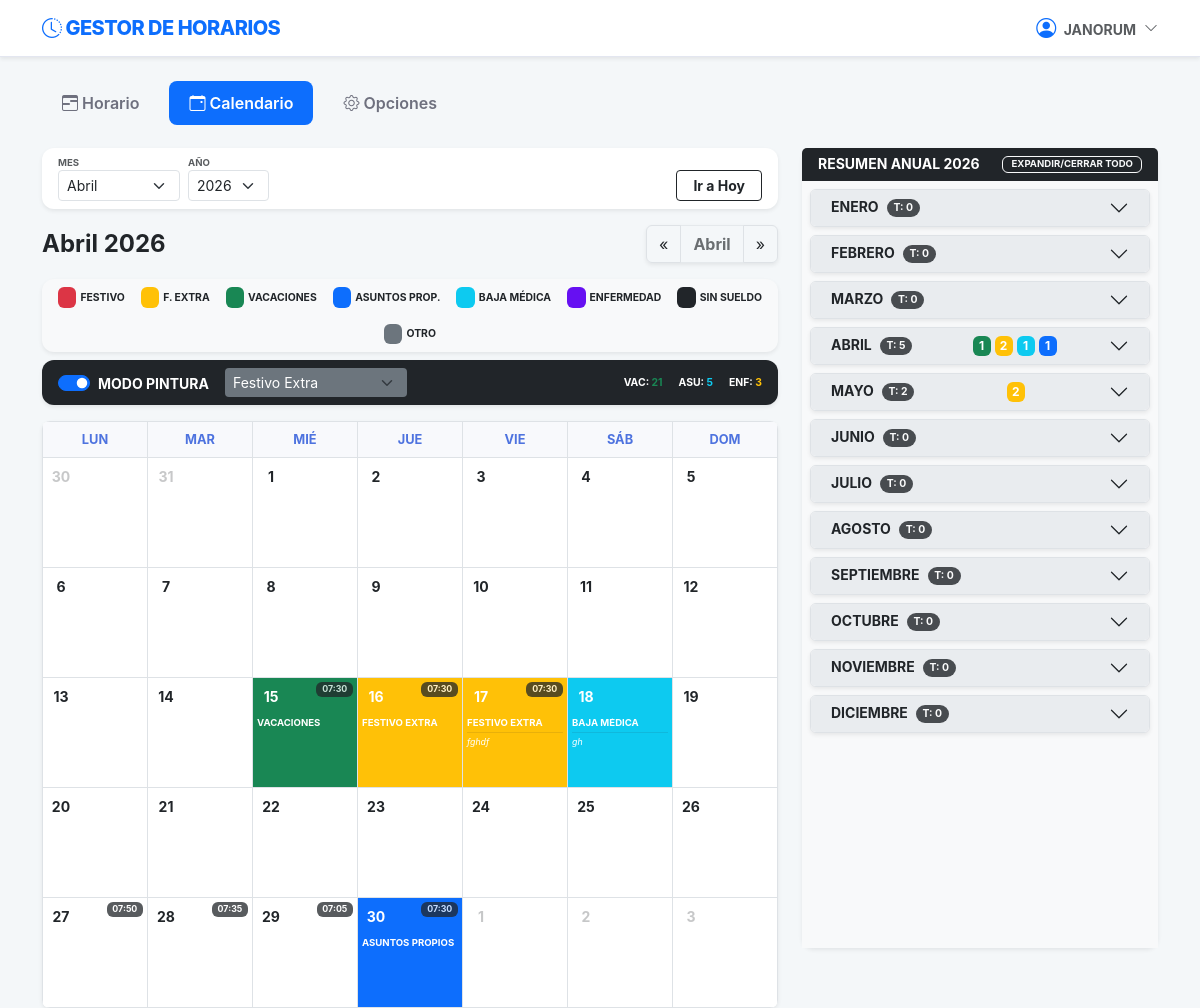
Page /calendario/?mes=4&año=2026 (signed in) on the earlier database version.
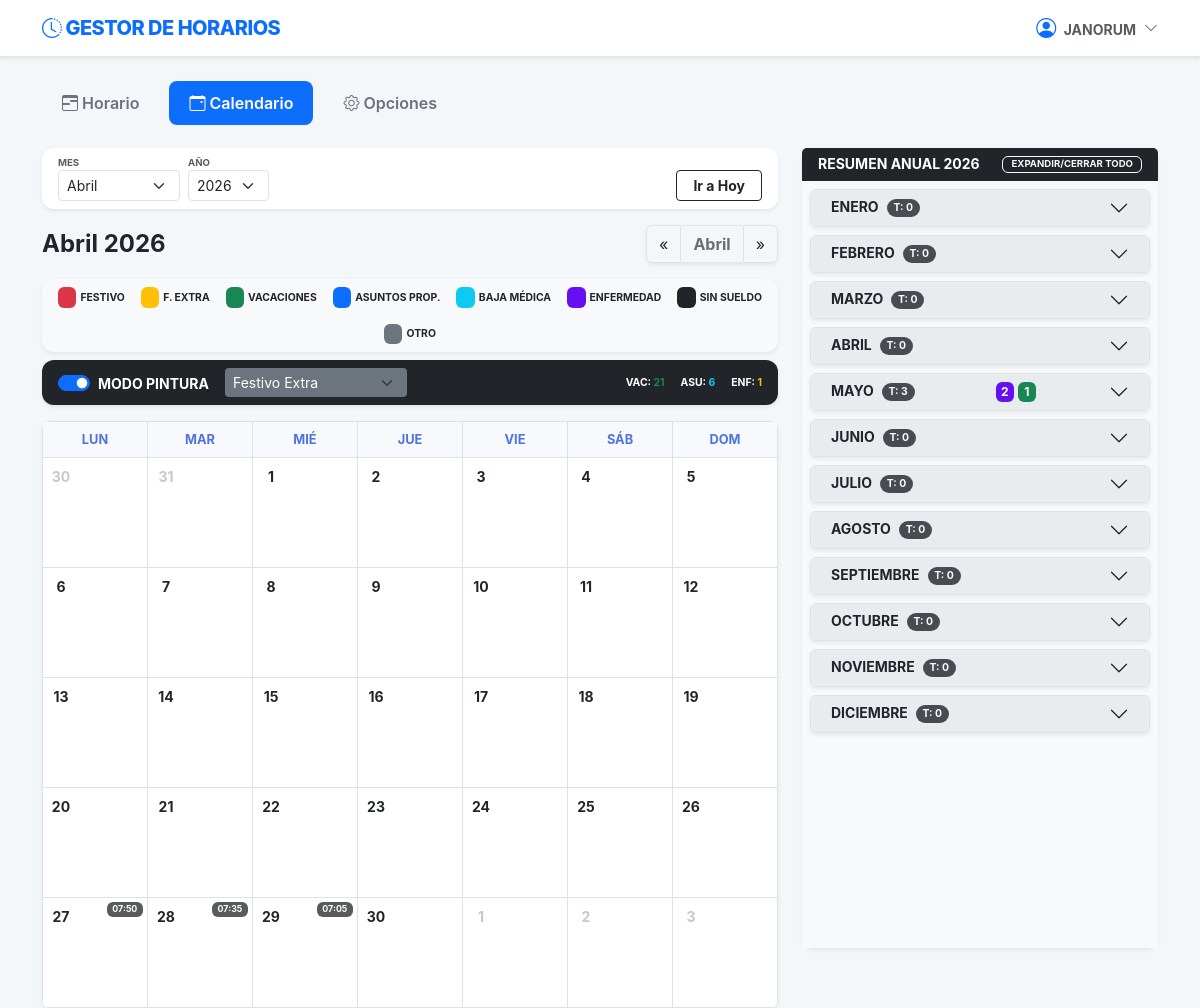
Same page on the later database version.
### apps/opciones/models.py (models this page shows, shortened)
class SaldoDias(models.Model):
    usuario = models.ForeignKey(User, on_delete=models.CASCADE, related_name='saldos')
    anio = models.IntegerField(default=2026)
    vacaciones_libres_totales = models.IntegerField(default=4)
    vacaciones_bloques_totales = models.IntegerField(default=18)
    asuntos_propios_totales = models.IntegerField(default=6)
    enfermedad_sin_justificar_totales = models.IntegerField(default=3)
    vacaciones_libres_disfrutadas = models.IntegerField(default=0)
    vacaciones_bloques_disfrutadas = models.IntegerField(default=0)
    asuntos_disfrutados = models.IntegerField(default=0)
    enfermedad_sin_justificar_disfrutados = models.IntegerField(default=0)
    class Meta:
        unique_together = ['usuario', 'anio']
        verbose_name = "Saldo de Días"
        verbose_name_plural = "Saldos de Días"
    @property
    def vacaciones_totales(self):
        return self.vacaciones_libres_totales + self.vacaciones_bloques_totales
    @property
    def vacaciones_disfrutadas(self):
        return self.vacaciones_libres_disfrutadas + self.vacaciones_bloques_disfrutadas
    @property
    def vacaciones_restantes(self):
        return max(0, self.vacaciones_totales - self.vacaciones_disfrutadas)
    @property
    def asuntos_restantes(self):
        return max(0, self.asuntos_propios_totales - self.asuntos_disfrutados)
    @property
    def enfermedad_sin_justificar_restantes(self):
        return max(0, self.enfermedad_sin_justificar_totales - self.enfermedad_sin_justificar_disfrutados)

### apps/calendario/models.py (models this page shows, shortened)
class EventoCalendario(models.Model):
    TIPO_CHOICES = [
        ('FESTIVO', 'Festivo Extra'),
        ('VACACIONES', 'Vacaciones'),
        ('ASUNTOS_PROPIOS', 'Asuntos Propios'),
        ('BAJA', 'Baja Médica'),
        ('ENFERMEDAD', 'Enfermedad Puntual'),
        ('SIN_SUELDO', 'Día sin Sueldo'),
        ('OTRO', 'Otro'),
    ]
    usuario = models.ForeignKey(User, on_delete=models.CASCADE, related_name='eventos_calendario')
    fecha = models.DateField() # Quitamos unique=True para que varios usuarios puedan tener la misma fecha
    tipo = models.CharField(max_length=20, choices=TIPO_CHOICES, default='FESTIVO')
    descripcion = models.CharField(max_length=100, blank=True)
    class Meta:
        verbose_name = "Evento de Calendario"
        verbose_name_plural = "Eventos de Calendario"
        unique_together = ['usuario', 'fecha'] # Un usuario no puede repetir evento el mismo día

### apps/calendario/views.py (the view)
# urls.py: path('', views.CalendarioView.as_view(), name='ver_calendario'),
class CalendarioView(LoginRequiredMixin, View):
    template_name = 'calendario/calendario.html'
    def get(self, request, *args, **kwargs):
        hoy = date.today()
        try:
            año = int(request.GET.get('año', hoy.year))
            mes = int(request.GET.get('mes', hoy.month))
        except ValueError:
            año, mes = hoy.year, hoy.month
        if mes > 12:
            mes = 1
            año += 1
        elif mes < 1:
            mes = 12
            año -= 1
        datos = CalendarioService.obtener_mes(año, mes, request.user)
        nombres_meses = [
            "Enero", "Febrero", "Marzo", "Abril", "Mayo", "Junio",
            "Julio", "Agosto", "Septiembre", "Octubre", "Noviembre", "Diciembre"
        ]
        context = {
            'semanas': datos['semanas'],
            'resumen_anual': datos['resumen_anual'],
            'tipos_opciones': datos['tipos_opciones'],
            'saldo': datos['saldo'],  # Objeto con vacaciones_restantes y asuntos_restantes
            'nombre_mes': nombres_meses[mes-1],
            'año': año,
            'mes': mes,
            'range_años': range(hoy.year - 5, hoy.year + 6),
            'año_hoy': hoy.year,
            'mes_hoy': hoy.month,
            'usuario': request.user,
        }
        return render(request, self.template_name, context)

### apps/horario/services/horario_service.py (called while the page is built)
    @staticmethod
    def hhmm_a_decimal(hora: Union[time, str, None]) -> float:
        if not hora:
            return 0.0
        if isinstance(hora, str):
            try:
                h, m = map(int, hora.split(':'))
                return h + (m / 60.0)
            except (ValueError, AttributeError, IndexError):
                return 0.0
        return hora.hour + (hora.minute / 60.0)

    @staticmethod
    def decimal_a_hhmm(horas_decimales: float) -> str:
        if horas_decimales <= 0:
            return "00:00"
        horas = int(horas_decimales)
        minutos = int(round((horas_decimales - horas) * 60))
        if minutos == 60:
            horas += 1
            minutos = 0
        return f"{horas:02d}:{minutos:02d}"

    @classmethod
    def calcular_total_dia(cls, registro) -> float:
        if not registro:
            return 0.0
        config = cls.obtener_config_por_fecha(registro.usuario, registro.fecha)
        h_m, h_t = cls.calcular_horas_reales(registro, config, registro.fecha)
        return h_m + h_t

### apps/calendario/templates/calendario/calendario.html (shortened to what the changed rows need)
{% extends "base.html" %}
{% block content %}
<div class="row g-4">
    <div class="col-xl-8">
        <div class="card shadow-sm border-0 mb-3 bg-dark text-white">
            <div class="card-body py-2 d-flex align-items-center justify-content-between">
                <div class="small fw-bold text-uppercase d-flex gap-3" style="font-size: 0.65rem;">
                    <span>VAC: <span id="val-vac" class="text-success">{{ saldo.vacaciones_restantes }}</span></span>
                    <span>ASU: <span id="val-asu" class="text-info">{{ saldo.asuntos_restantes }}</span></span>
                    <span>ENF: <span id="val-enf" class="text-warning">{{ saldo.enfermedad_sin_justificar_restantes }}</span></span>
                </div>
            </div>
        </div>
        <div class="card shadow-sm border-0 rounded-3 overflow-hidden" id="contenedorCalendario">
            <table class="table table-bordered mb-0 text-center" style="table-layout: fixed; user-select: none;">
                <thead class="bg-light small fw-bold text-muted">
                    <tr>
                        <th>LUN</th><th>MAR</th><th>MIÉ</th><th>JUE</th><th>VIE</th><th>SÁB</th><th>DOM</th>
                    </tr>
                </thead>
                <tbody>
                    {% for semana in semanas %}
                    <tr style="height: 110px;">
                        {% for dia in semana %}
                        <td id="celda-{{ dia.fecha }}"
                            class="p-0 position-relative dia-calendario modo-pincel {{ dia.tipo_raw }} {% if not dia.es_mes_actual %}opacity-25{% endif %} {% if dia.es_hoy %}dia-hoy{% endif %}"
                            style="cursor: pointer; vertical-align: top;"
                            data-fecha="{{ dia.fecha }}"
                            data-dia-semana="{{ forloop.counter }}"
                            data-es-oficial="{{ dia.es_oficial|yesno:'true,false' }}"
                            onmousedown="iniciarArrastre(this)"
                            onmouseenter="pintarEnArrastre(this)"
                            onclick="manejadorClickDia(this)">
                            <div class="p-1 h-100 d-flex flex-column text-start pointer-none">
                                <div class="d-flex justify-content-between align-items-start mb-1">
                                    <span class="fw-bold small numero-dia">{{ dia.dia }}</span>
                                    {% if dia.total_str %}
                                        <span class="badge bg-dark opacity-75" style="font-size:0.55rem; color: white !important;">{{ dia.total_str }}</span>
                                    {% endif %}
                                </div>
                                <div class="mt-1 d-flex flex-column info-dia">
                                    {% if dia.tipo_dia %}
                                    <div class="fw-bolder text-uppercase text-truncate label-tipo" style="font-size: 0.6rem; line-height: 1;">{{ dia.tipo_dia }}</div>
                                    {% if dia.descripcion %}
                                    <div class="opacity-90 mt-1 pt-1 border-top border-dark border-opacity-10 label-desc" style="font-size: 0.55rem; line-height: 1.1; font-style: italic;">{{ dia.descripcion }}</div>
                                    {% endif %}
                                    {% endif %}
                                </div>
                            </div>
                        </td>
                        {% endfor %}
                    </tr>
                    {% endfor %}
                </tbody>
            </table>
        </div>
    </div>
    <div class="col-xl-4">
        <div class="card shadow-sm border-0 h-100 d-flex flex-column" style="max-height: 800px;">
            <div class="card-body p-0 overflow-auto bg-light">
                <div class="accordion accordion-flush p-2" id="accFestivos">
                    {% for mes_nombre, info in resumen_anual.items %}
                    <div class="accordion-item border rounded shadow-sm mb-2 overflow-hidden item-mes-resumen" id="mes-resumen-{{ forloop.counter }}">
                        <h2 class="accordion-header">
                            <button class="accordion-button collapsed py-2 d-flex align-items-center bg-custom-mes text-dark shadow-none border-0" type="button" data-bs-toggle="collapse" data-bs-target="#m{{ forloop.counter }}">
                                <span class="fw-bold small me-2">{{ mes_nombre|upper }}</span>
                                <span class="badge bg-dark rounded-pill me-auto badge-total" style="font-size: 0.65rem; opacity: 0.8; color: white !important;">T: {{ info.eventos|length }}</span>
                                <div class="d-flex gap-1 ms-2 container-badges">
                                    {% for tipo, cantidad in info.conteos.items %}
                                        <span class="badge {{ tipo }} p-1 badge-conteo" data-tipo="{{ tipo }}" style="min-width: 18px;">{{ cantidad }}</span>
                                    {% endfor %}
                                </div>
                            </button>
                        </h2>
                    </div>
                    {% endfor %}
                </div>
            </div>
        </div>
    </div>
</div>
{% endblock %}

Differences in the rows shown:
removed EventoCalendario: descripcion "fghdf"
removed EventoCalendario: descripcion "gh"
changed SaldoDias: asuntos_restantes "5" → "6"; enfermedad_sin_justificar_restantes "3" → "1"
Other differences:
list line gone: "15 07:30 VACACIONES 16 07:30 FESTIVO EXTRA 17 07:30 FESTIVO EXTRA 18 BAJA MÉDICA"
new list line: "15 16 17 18"
list line gone: "30 07:30 ASUNTOS PROPIOS"
new list line: "30"
new list line: "ABRIL T: 0"
new list line: "MAYO T: 3 2 1"
list line gone: "ABRIL T: 5 1 2 1 1"
list line gone: "MAYO T: 2 2"
